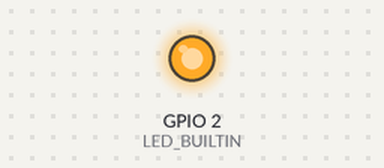
This sketch was run on a simulated ESP8266 (NodeMCU). Shown: output pins drawn as LEDs (lit = HIGH, except the on-board LED, lit = LOW). WiFi joins after 1.5 s; servers stay silent unless stated; what the sketch prints to the serial monitor is not drawn.

Above: at 2.0 s.
At 5.0 s:
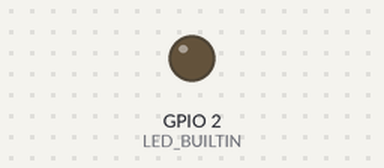
Timing chart, 0 to 6.1 s (numbered marks = the images above):
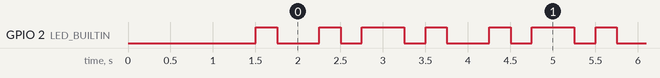

The sketch:

new3.ino
```cpp
#include <ESP8266WiFi.h>
#include <WiFiUdp.h>

#define MAX_NODES 4                // Maximum number of nodes
#define BROADCAST_PORT 1234        // UDP port for communication
#define DEFAULT_GLOBAL_FREQ 1000   // Default global frequency in ms
#define SLOT_DURATION (DEFAULT_GLOBAL_FREQ / MAX_NODES)
#define RSSI_WEIGHT 0.1            // Weight for RSSI smoothing
#define PACKET_LOSS_WEIGHT 0.1     // Weight for packet loss smoothing
#define DIAGNOSTICS_INTERVAL 5000  // Interval for diagnostics in ms

const char *ssid = "YourSSID";
const char *password = "YourPassword";
WiFiUDP udp;

// Global variables
unsigned long globalFrequency = DEFAULT_GLOBAL_FREQ;
unsigned long lastBroadcast = 0;
unsigned long diagnosticsTimer = 0;
unsigned long millisOverflowCounter = 0;
unsigned int localIP;

// Kalman filter state
struct KalmanState {
  float offset;       // Estimated time offset
  float variance;     // Variance of the offset
};
KalmanState kalman;

// Node state tracking
struct NodeState {
  unsigned long lastSeen;       // Last update timestamp
  unsigned long lastPacketID;   // Last received packet ID
  float offset;                 // Timer offset
  float rssi;                   // RSSI value
  float packetLoss;             // Packet loss estimate
  bool active;                  // Node activity status
};
NodeState nodes[MAX_NODES];

// Packet tracking
unsigned long packetsSent = 0;
unsigned long packetsReceived = 0;

// Function prototypes
void initializeWiFi();
void broadcastTimingPacket();
void processIncomingPacket(char *packet, int length);
void updateKalmanFilter(NodeState &node);
float calculateSlotTime(unsigned int nodeID);
void handleMillisOverflow();
void logDiagnostics();
float normalizeRSSI(int rssi);
float smoothValue(float oldValue, float newValue, float weight);

void setup() {
  Serial.begin(115200);
  pinMode(LED_BUILTIN, OUTPUT);

  initializeWiFi();
  udp.begin(BROADCAST_PORT);

  localIP = WiFi.localIP()[3];
  Serial.printf("Node IP: %s\n", WiFi.localIP().toString().c_str());

  // Initialize Kalman filter
  kalman.offset = 0;
  kalman.variance = 1;

  // Initialize node states
  for (int i = 0; i < MAX_NODES; i++) {
    nodes[i] = {0, 0, 0, 0, 0, false};
  }
}

void loop() {
  unsigned long now = millis();

  // Handle millis overflow
  handleMillisOverflow();

  // Broadcast timing information at the assigned slot
  unsigned long slotTime = calculateSlotTime(localIP);
  if (now % globalFrequency >= slotTime && now - lastBroadcast >= SLOT_DURATION) {
    broadcastTimingPacket();
    lastBroadcast = now;

    // Pulse LED to align with global frequency
    digitalWrite(LED_BUILTIN, !digitalRead(LED_BUILTIN));
  }

  // Listen for incoming packets
  int packetSize = udp.parsePacket();
  if (packetSize > 0) {
    char packet[255];
    udp.read(packet, 255);
    processIncomingPacket(packet, packetSize);
  }

  // Log diagnostics periodically
  if (now - diagnosticsTimer >= DIAGNOSTICS_INTERVAL) {
    logDiagnostics();
    diagnosticsTimer = now;
  }
}

void initializeWiFi() {
  WiFi.begin(ssid, password);
  while (WiFi.status() != WL_CONNECTED) {
    delay(100);
    Serial.print(".");
  }
  Serial.println("\nConnected to WiFi");
}

void broadcastTimingPacket() {
  packetsSent++;
  String packet = String(localIP) + "," +
                  String(millis() + millisOverflowCounter) + "," +
                  String(WiFi.RSSI()) + "," +
                  String(packetsSent) + "," +
                  String(globalFrequency);
  udp.beginPacket("255.255.255.255", BROADCAST_PORT);
  udp.write(packet.c_str());
  udp.endPacket();
}

void processIncomingPacket(char *packet, int length) {
  int nodeID;
  unsigned long timestamp, packetID;
  int rssi;
  unsigned long frequency;

  // Parse incoming packet
  sscanf(packet, "%d,%lu,%d,%lu,%lu", &nodeID, &timestamp, &rssi, &packetID, &frequency);

  if (nodeID > 0 && nodeID <= MAX_NODES) {
    NodeState &node = nodes[nodeID - 1];
    unsigned long now = millis() + millisOverflowCounter;

    // Handle millis overflow in timestamp
    if (timestamp > now) timestamp -= 0xFFFFFFFF;

    // Update node state
    node.offset = (float)(timestamp - now);
    node.rssi = normalizeRSSI(rssi);
    node.packetLoss = smoothValue(node.packetLoss, (float)(packetID - node.lastPacketID - 1) / packetID, PACKET_LOSS_WEIGHT);
    node.lastPacketID = packetID;
    node.lastSeen = now;
    node.active = true;

    // Update global frequency
    globalFrequency = frequency;
    packetsReceived++;
    updateKalmanFilter(node);
  }
}

void updateKalmanFilter(NodeState &node) {
  // Prediction
  float predictedOffset = kalman.offset;

  // Measurement update
  float measurementOffset = node.offset;
  float measurementNoise = 1.0f / (abs(node.rssi) + 1);

  // Kalman gain
  float K = kalman.variance / (kalman.variance + measurementNoise);

  // Update state
  kalman.offset += K * (measurementOffset - predictedOffset);
  kalman.variance = (1 - K) * kalman.variance;
}

float calculateSlotTime(unsigned int nodeID) {
  return ((nodeID - 1) * SLOT_DURATION) % globalFrequency;
}

void handleMillisOverflow() {
  static unsigned long lastMillis = 0;
  unsigned long currentMillis = millis();

  if (currentMillis < lastMillis) {
    millisOverflowCounter += 0xFFFFFFFF;
  }
  lastMillis = currentMillis;
}

float normalizeRSSI(int rssi) {
  return (float)(rssi + 100) / 70; // Normalize RSSI for scaling
}

float smoothValue(float oldValue, float newValue, float weight) {
  return weight * newValue + (1 - weight) * oldValue;
}

void logDiagnostics() {
  Serial.printf("Global Frequency: %lu ms\n", globalFrequency);
  Serial.printf("Packets Sent: %lu, Received: %lu\n", packetsSent, packetsReceived);

  for (int i = 0; i < MAX_NODES; i++) {
    if (nodes[i].active) {
      Serial.printf("Node %d - Offset: %.2f ms, RSSI: %.2f, Loss: %.2f%%\n",
                    i + 1, nodes[i].offset, nodes[i].rssi, nodes[i].packetLoss * 100);
    }
  }
}
```

Measured:
- by itself, GPIO 2 (LED_BUILTIN): repeats every 2.0 s: LOW 0.50 s, HIGH 0.25 s, LOW 0.25 s, HIGH 0.50 s, LOW 0.25 s, HIGH 0.25 s
- by itself, everything shown: repeats every 2.0 s, in 6 steps
